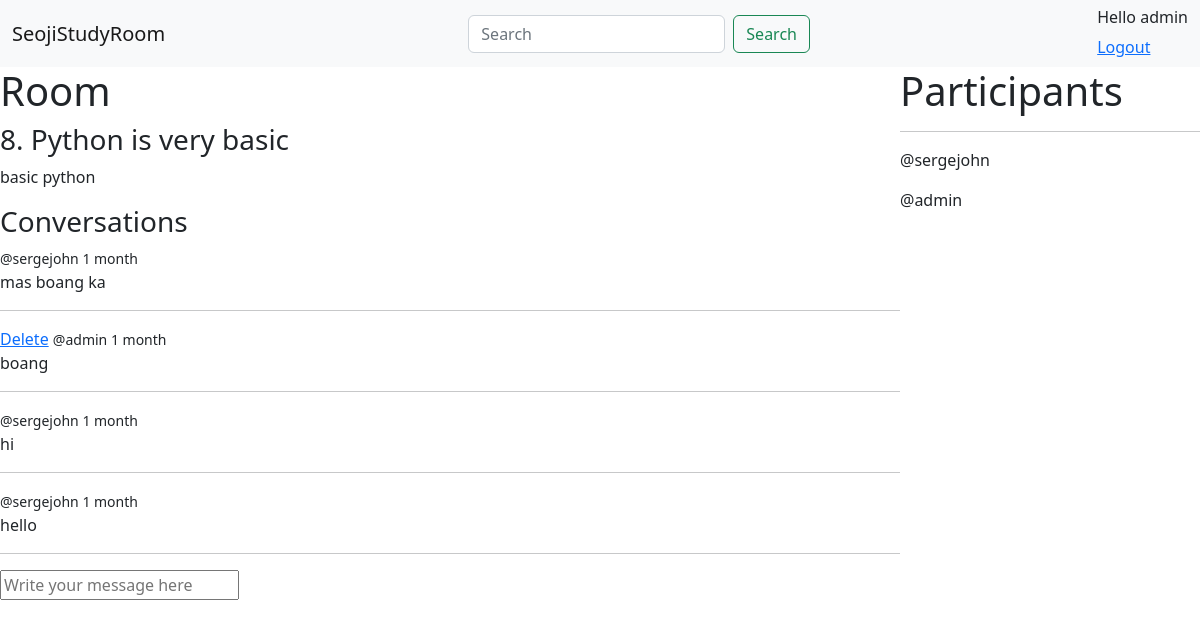
/room/8 (signed in), run on the app's committed database.
### base/models.py (models this page shows, shortened)
class Room(models.Model):
    host = models.ForeignKey(User, on_delete=models.SET_NULL, null=True)
    topic = models.ForeignKey(Topic, on_delete=models.SET_NULL, null=True)
    name = models.CharField(max_length=200)
    description = models.TextField(null=True, blank=True)
    participants = models.ManyToManyField(User, related_name='participants', null=True)
    updated = models.DateTimeField(auto_now=True)
    created = models.DateTimeField(auto_now_add=True)
    class Meta:
        ordering = ['-created', '-updated']

class Message(models.Model):
    user = models.ForeignKey(User, on_delete=models.CASCADE)
    room = models.ForeignKey(Room, on_delete=models.CASCADE)
    body = models.TextField()
    updated = models.DateTimeField(auto_now=True)
    created = models.DateTimeField(auto_now_add=True)
    class Meta:
        ordering = ['-created', '-updated']

### base/views.py (the view, shortened to what this page needs)
# urls.py: path('room/<str:id>', views.room, name="room"),
def room(request,id):
    room = Room.objects.get(pk=id)
    room_messages = room.message_set.all().order_by('-created')
    participants = room.participants.all()
    return render(request, 'base/room.html', {"room": room, "room_messages": room_messages, 'participants': participants})

### base/templates/base/room.html (shortened to what this page needs)
{% extends 'layout.html' %}
{% block body %}
<div class="room-container">
    <div>
        <h1>Room</h1>
        <h3>{{room.id}}. {{room.name}}</h3>
        <p>{{room.description}}</p>
        <div class="comments">
            <h3>Conversations</h3>
            {% for room_message in room_messages %}
            {% if request.user.is_authenticated %}
                {% if request.user == room_message.user %}
                    <a href="{% url 'delete-message' room_message.id %}">Delete</a>
                {% endif %}
            {% endif %}
            <small>@{{room_message.user}} {{room_message.created|timesince}}</small>
            <p>{{room_message.body}}</p>
            <hr>
            {%endfor%}
        </div >
        {% if request.user.is_authenticated %}
        <form action="" method="POST">
            <input type="text" name="comment" placeholder="Write your message here">
        </form>
        {% endif %}
    </div>
    <div>
        <h1>Participants</h1>
        <hr>
        {% for user in participants %}
        <p>@{{user}}</p>
        {% endfor %}
    </div>
</div>
{% endblock %}

### templates/navbar.html
<nav class="navbar bg-light">
    <div class="container-fluid">
      <a class="navbar-brand" href="{% url 'home' %}">SeojiStudyRoom</a>
      <form class="d-flex" role="search" method="GET" action="{% url 'home' %}">
        <input class="form-control me-2" type="search" placeholder="Search" aria-label="Search" name="q">
        <button class="btn btn-outline-success" type="submit">Search</button>
      </form>
      <div>
         {% if request.user.is_authenticated %}
        <h6>Hello {{request.user}}</h6>
        <a href="{% url 'logout' %}">Logout</a>
        {% else %}
        <a href="{% url 'login' %}">Login</a>
        {% endif %}</div>
    </div>
</nav>

### base/templates/base/room.html (style rules this page uses)
.room-container { display: grid; grid-template-columns: 3fr 1fr; }

### data on the page
Room: id "8", name "Python is very basic", description "basic python"
Message: user "sergejohn", created "1 month", body "mas boang ka"
Message: shows "Delete", user "admin", created "1 month", body "boang"
Message: user "sergejohn", created "1 month", body "hi"
Message: user "sergejohn", created "1 month", body "hello"

### other printed values
{{ request.user }} "admin"
{{ user }} "sergejohn"
{{ user }} "admin"
